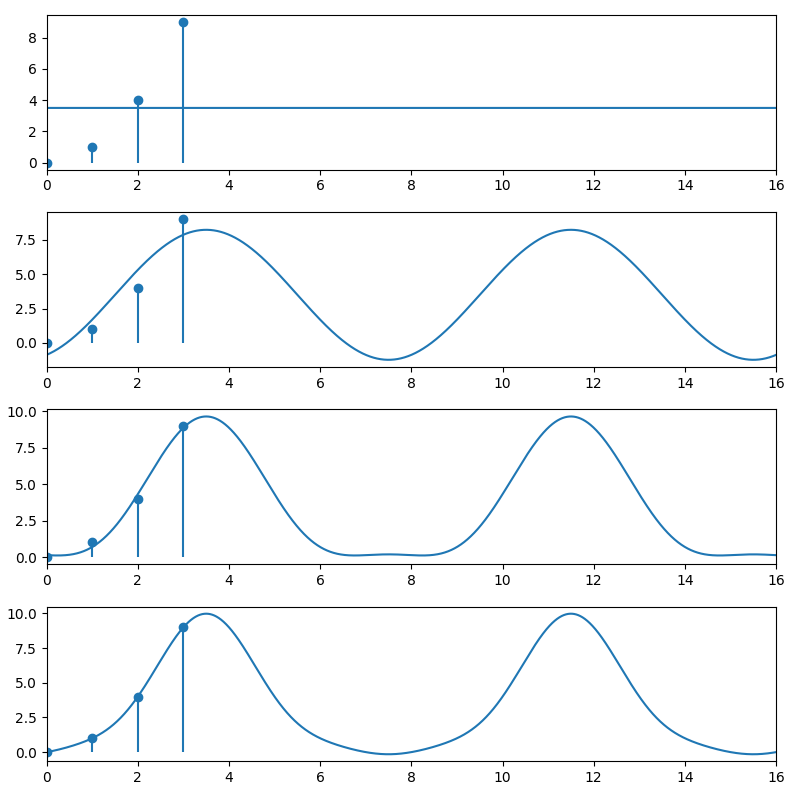

The script that saved this image:
import os
import sys
import numpy as np
import matplotlib.pyplot as plt
from libDIP.tmat4e import tmat4e

# %% Figure612

# Parameters
N = 4
Te = 1e-3  # Sampling period

# Data
f = (np.array([0, 1, 2, 3], dtype=float) ** 2).reshape(-1, 1)

# DCT Transform (MATLAB dctmtx)
DCT = tmat4e('DCT', N)

# Reconstruction
t = np.arange(0, 4 * N + Te, Te)
Rec = np.zeros((N, t.size), dtype=float)

Theta = DCT @ f

for i in range(1, N + 1):
    if i == 1:
        Phi = np.sqrt(1.0 / N) * np.cos((2 * t + 1) * np.pi * (i - 1) / (2 * N))
        Rec[i - 1, :] = Phi * Theta[i - 1, 0]
    else:
        Phi = np.sqrt(2.0 / N) * np.cos((2 * t + 1) * np.pi * (i - 1) / (2 * N))
        Rec[i - 1, :] = Rec[i - 2, :] + Phi * Theta[i - 1, 0]

# Original digital signal
tn = np.arange(0, N)

# Display
plt.figure(figsize=(8, 8))
for iter_idx in range(1, N + 1):
    ax = plt.subplot(N, 1, iter_idx)
    ax.plot(t, Rec[iter_idx - 1, :])
    ax.stem(tn, f.ravel(), basefmt=' ')
    ax.set_xlim(t[0], t[-1])

plt.tight_layout()
plt.savefig('Figure612.png')
print('Saved Figure612.png')
plt.show()
